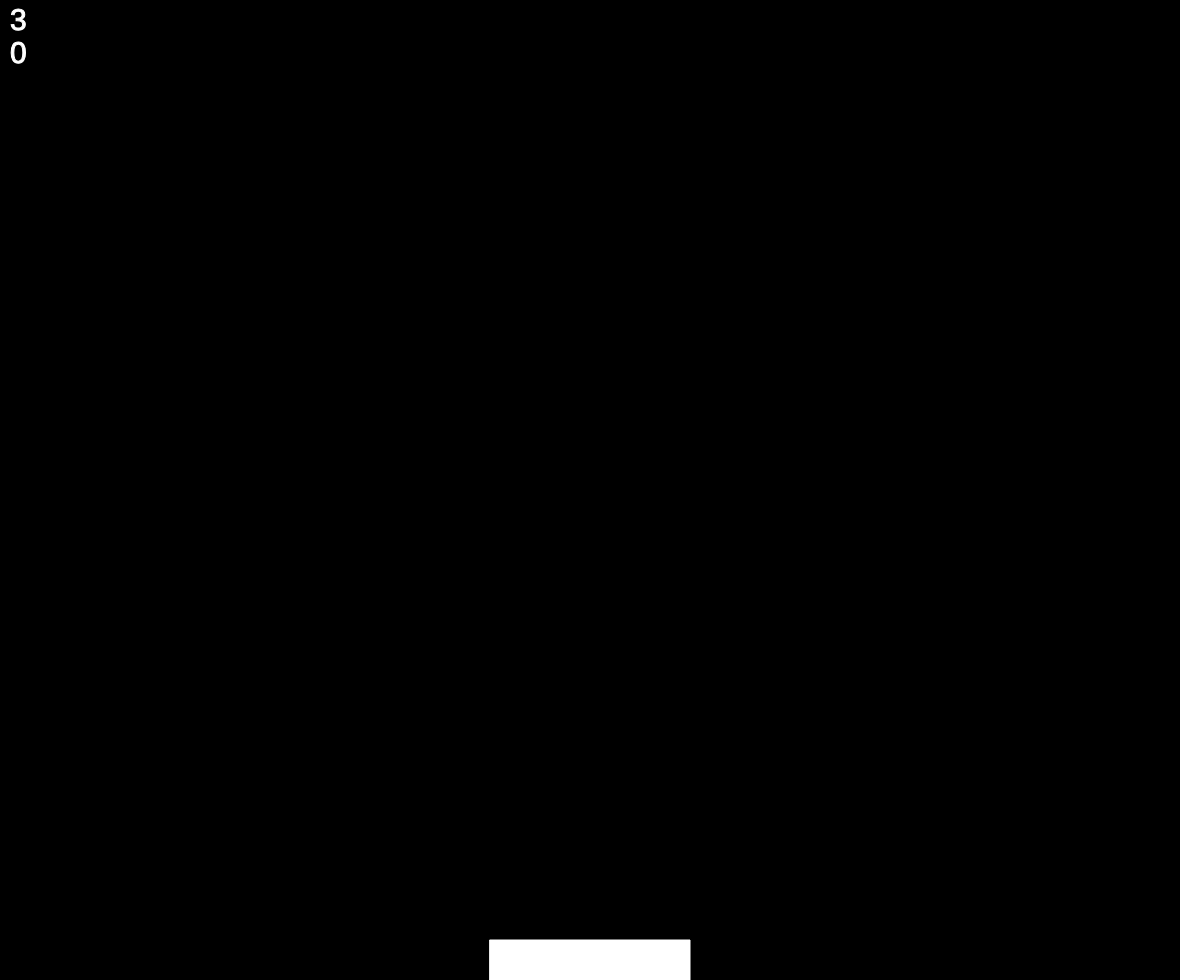
Frame 1 (no input)
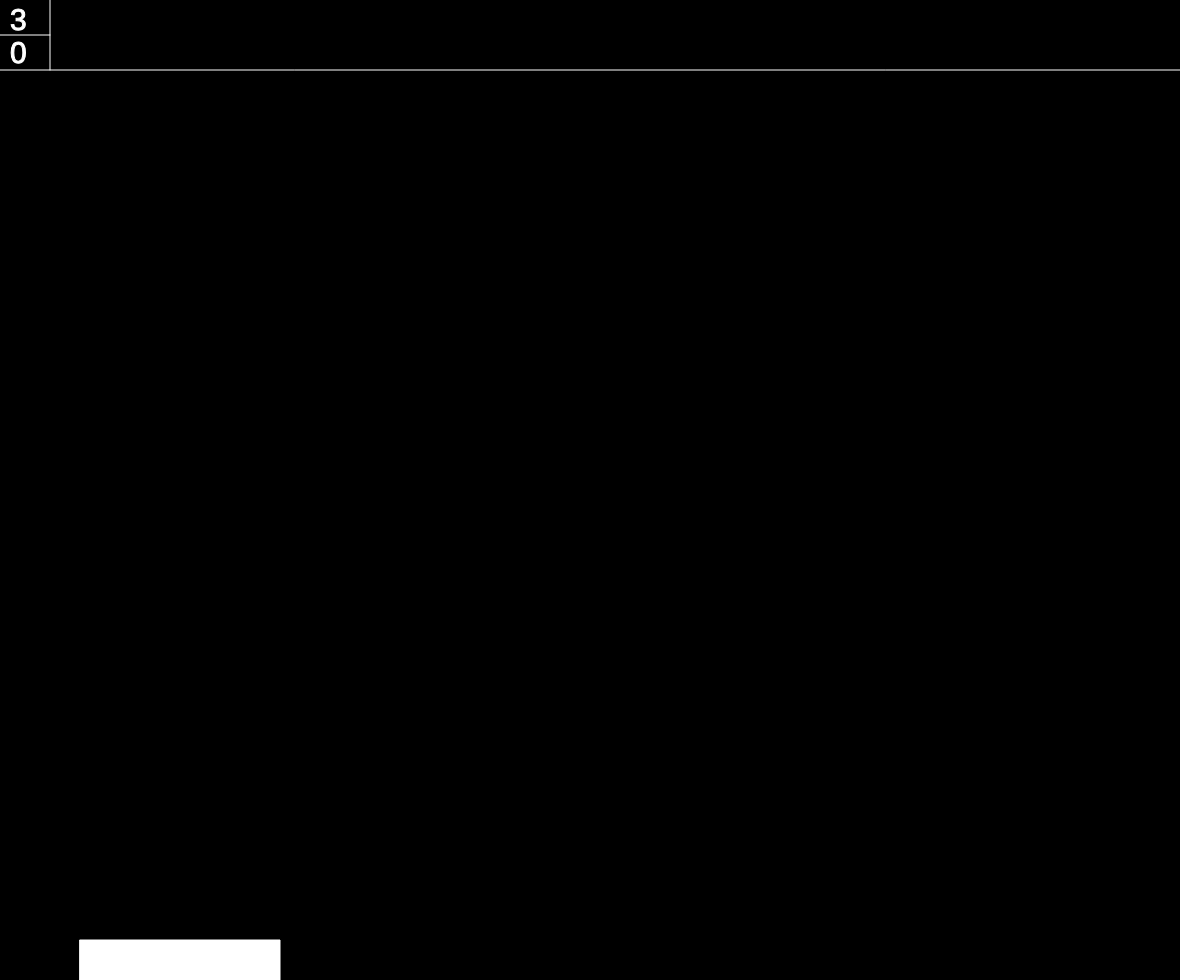
Frame 60 (no input)
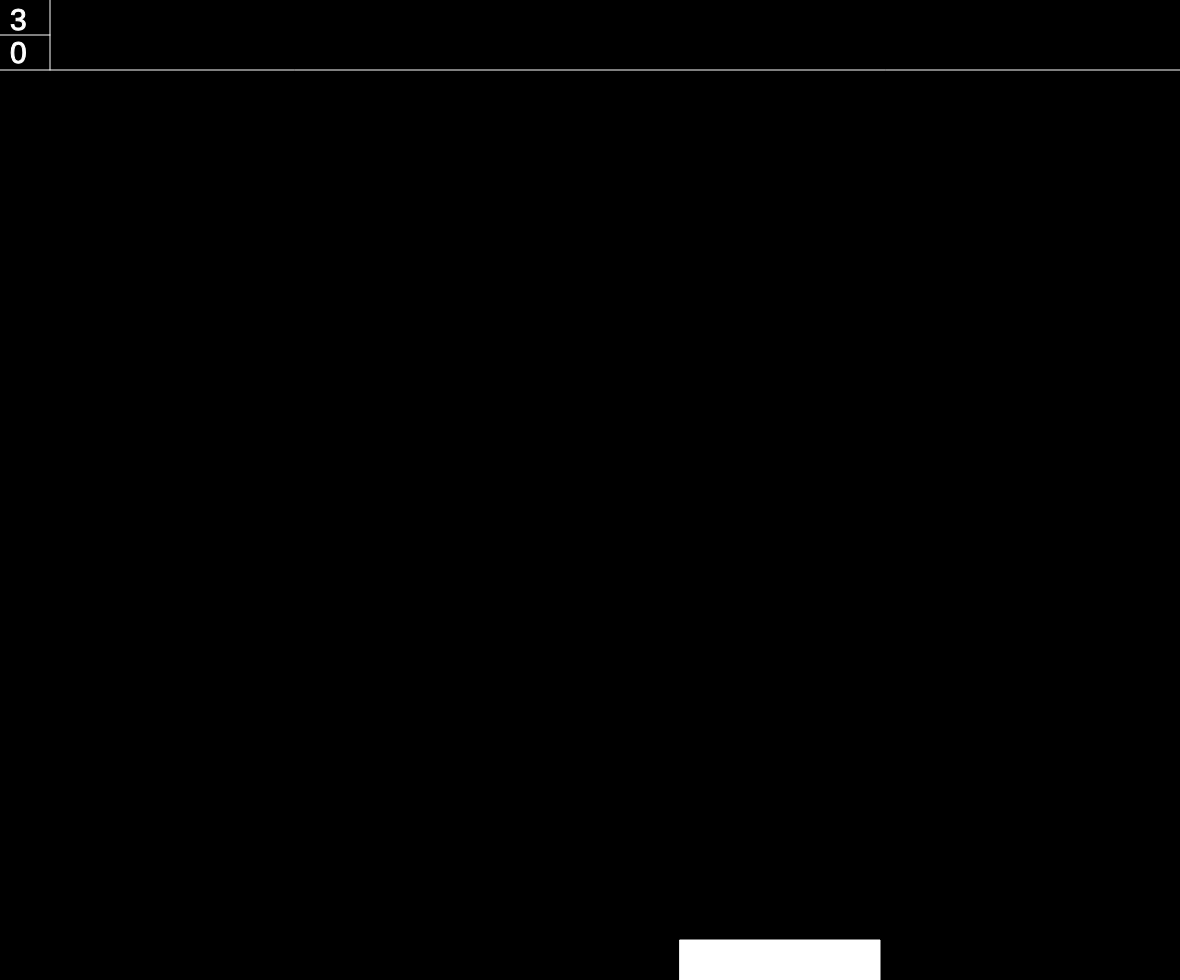
Frame 120 (the mouse pressed at the canvas centre since frame 60)

The p5.js sketch that drew these frames (run headless with seeded random() and noise() and a simulated clock; from frame 60 on, the mouse is pressed at the canvas centre):

// p5.js sketch
// ── sketch.js
let balls = [];
let floor;
let bg = 0;
// **************
let hp = 3;
let score = 0;
// *******************
function setup(){
  frameRate(60);
  createCanvas(windowWidth - 20, windowHeight - 20); //game work on screen of all sizes
  rectMode(CENTER);
  floor = new Floor();
}

function draw(){
  // background and top lines
  background(bg);
  line(0, 70, width, 70);
  line(50, 0 , 50 , 70);
  line(0, 35, 50, 35);
  stroke(255); //
// score and hp
  fill(255); // **fill for the score
  textSize(30);
  textFont('Helvetica');
  text(hp, 10, 30);
  text(score, 10, 63);
  loosingCondition();
// ball object

// *** Runs collision detection only if 1 ball is in the array
if (balls.length == 1){
  if (balls[0].hits(floor)){
    // ****adds +1 to the score if hit
    score++
    // **** removes ball from the array;
    balls[0].rebounce();

  }
}
// ************ irritates thru the balls array
  for ( i = 0; i < balls.length; i++){
    balls[i].falling();
    balls[i].show();
    balls[i].removing();
  }

// floor object

  floor.show();
  floor.update();
  levelUp();


}

// ****** adds ball object to the array and prevent from having more then 1 object at at time
function mousePressed(){
  if(mouseY <= 70 && balls.length == 0){
  balls.push(new Ball(mouseX, mouseY, 30));
}
}

// loosing condition if health goes to 0

function loosingCondition(){
  if (hp <= 0){
    print("you lost");
    textSize(20)
    text("Looser kid with a score of " + score, width/2 - 100, height/2);
    text("yeah, hit refresh retard.", width/2 - 100, height/2 + 30)
    noLoop();
    }
}
// Winning condition if score == 45

  function winnerCondition(){
    textSize(20)
    text("WTF??????????? " + score, width/2 - 100, height/2);
    text("you are a wizard, Gary..", width/2 - 100, height/2 + 30)
    noLoop();
  }

// ── ball.js
class Ball{

  constructor(x, y, r){
    this.x = x;
    this.y = y;
    this.r = r;
    this.gravity = 1;
    this.velocity = 0;
    this.gap = 25;

  }

  show(){
    fill(0);
    stroke(255);
    circle(this.x, this.y, this.r)
  }

  falling(){
    this.velocity += this.gravity;
    this.y += this.velocity;
  }

 // if you miss
  removing(){
    if (this.y - this.r/2 > height){;
      balls.shift();
      hp --;
    }
  }
// if you hit
  hits(floor){
    if (this.y + this.r/2 + this.gap > floor.y){
      if(this.x - this.r/2 < floor.x + floor.w/2 && this.x + this.r/2 > floor.x - floor.w/2)
      return true;
    }
  }



// remove from the array after collision with floor or power
  rebounce(){
  balls.shift();
  }

}

// ── floor.js
class Floor{

  constructor(w){
    this.x = width/2;
    this.y = height - 20;
    this.w = 200;
    this.h = 40;
    this.speed = 10;
    this.direction = random(-1, 1);
    this.clr = 255;
  }

  show(){
    fill(this.clr);
    rect(this.x, this.y, this.w, this.h);
  }

  update(){
// *******************************
    if (this.direction > 0.5){
      this.direction = 1;
    } else {
      this.direction = -1;
    }
// ********************************

    this.x = this.x + this.speed * this.direction;
    this.wall();
  }

  wall(){
    if (this.x + this.w/2 > width || this.x - this.w/2 < 0){
    this.direction = -this.direction;
  }
  }

}

// ── score.js
let needLevel = true;

function mickeyMouse(){
  floor.w -= 10;
  floor.speed += 1;
  needLevel = false;
}

function mickeyMouse2(){
  floor.w -= 20;
  floor.speed += 2;
  needLevel = false;
}

function mickeyMouse3(){
  floor.w -= 30;
  floor.speed += 3;
  needLevel = false;
}

function levelUp(){
  if(score == 3 && needLevel == true){
  mickeyMouse3();
} else if (score == 4){
  needLevel = true;
  // *******************************
} else if (score == 6 && needLevel == true){
  mickeyMouse2();
} else if (score == 7){
  needLevel = true;
  // ********************************
} else if (score == 9 && needLevel == true){
  mickeyMouse2();
} else if (score == 10){
  needLevel = true;
  // *********************************
} else if (score == 12 && needLevel == true){
  mickeyMouse2();
} else if (score == 13){
  needLevel = true;
  // ********************************
} else if (score == 15 && needLevel == true){
  mickeyMouse();
} else if (score == 16){
  needLevel = true;
  // *********************************
} else if (score == 18 && needLevel == true){
  mickeyMouse();
} else if (score == 19){
  needLevel = true;
  // ********************************
} else if (score == 21 && needLevel == true){
  mickeyMouse();
} else if (score == 22){
  needLevel = true;
  // *********************************
} else if (score == 24 && needLevel == true){
  mickeyMouse();
} else if (score == 25){
  needLevel = true;
  // ********************************
} else if (score == 27 && needLevel == true){
  mickeyMouse();
} else if (score == 28){
  needLevel = true;
  // *********************************
} else if (score == 30 && needLevel == true){
  mickeyMouse();
} else if (score == 31){
  needLevel = true;
  // ********************************
} else if (score == 33 && needLevel == true){
  mickeyMouse();
} else if (score == 34){
  needLevel = true;
  // *********************************
} else if (score == 36 && needLevel == true){
  mickeyMouse();
} else if (score == 37){
  needLevel = true;
  // ********************************
} else if (score == 39 && needLevel == true){
  mickeyMouse();
} else if (score == 40){
  needLevel = true;
  // *********************************
} else if (score == 42 && needLevel == true){
  mickeyMouse();
} else if (score == 43){
  needLevel = true;
  // ********************************
} else if (score == 45 && needLevel == true){
  winnerCondition();
}
}
